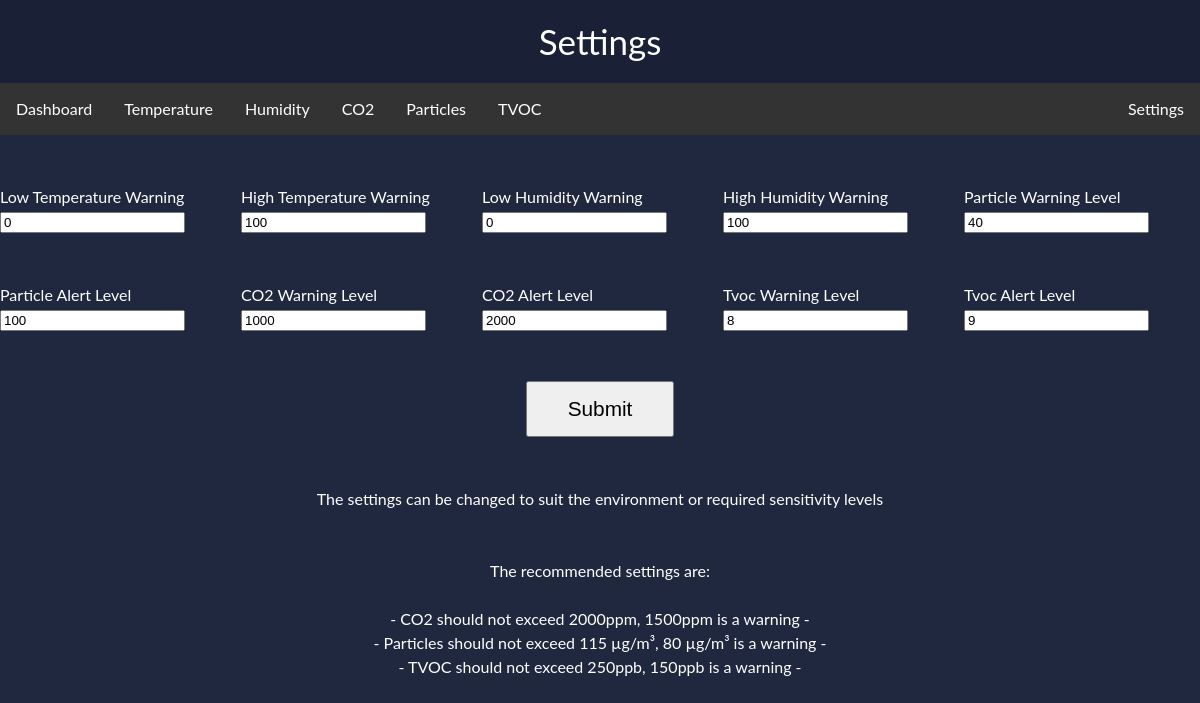
Page /main_settings on the earlier database version.
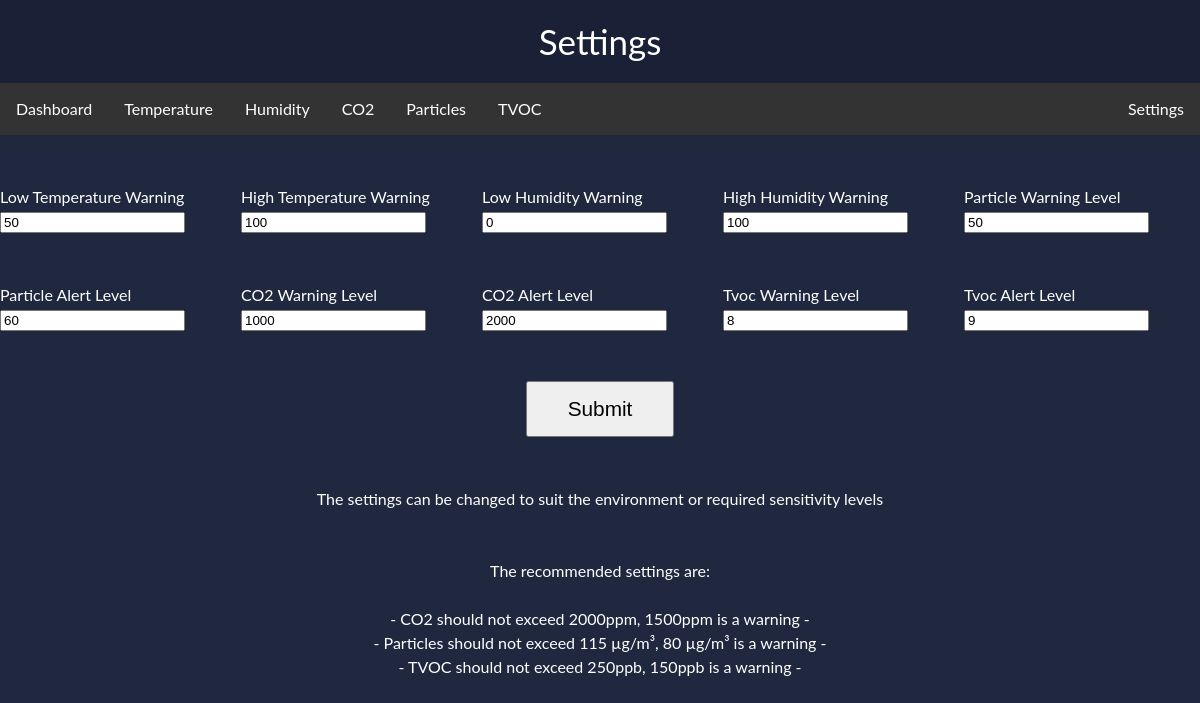
Same page on the later database version.
### app/models.py (models this page shows, shortened)
class Settings(db.Model):
    id = db.Column(db.Integer, primary_key=True)
    temperature_lower_bound = db.Column(
        db.Integer,
        default=0)
    temperature_upper_bound = db.Column(
        db.Integer,
        default=100)
    humidity_lower_bound = db.Column(
        db.Integer,
        default=0)
    humidity_upper_bound = db.Column(
        db.Integer,
        default=100)
    co2_lower_bound = db.Column(
        db.Integer,
        default=1000)
    co2_upper_bound = db.Column(
        db.Integer,
        default=2000)
    particles_lower_bound = db.Column(
        db.Integer,
        default=50)
    particles_upper_bound = db.Column(
        db.Integer,
        default=100)
    tvoc_lower_bound = db.Column(
        db.Integer,
        default=3)
    tvoc_upper_bound = db.Column(
        db.Integer,
        default=5)

### app/routes.py (the view)
@app.route("/main_settings")
def main_settings():
    settings = Settings.query.filter_by(id=0).first()
    return render_template("main_settings.html", settings_data=settings)

### app/templates/main_settings.html (shortened to what this page needs)
<!DOCTYPE html>
<html>
  <head>
    <link rel="stylesheet" href="{{url_for('static', filename='styles/css/main_settings.css')}}">
  </head>
  <body>
    <div class='heading'>Settings</div>
    <div style="position: sticky; top: 0; z-index: 4;">
      <ul>
        <li><a href="/main_dashboard">Dashboard</a></li>
        <li><a href="/main_temperature">Temperature</a></li>
        <li><a href="/main_humidity">Humidity</a></li>
        <li><a href="/main_co2">CO2</a></li>
        <li><a href="/main_particles">Particles</a></li>
        <li><a href="/main_dust">TVOC</a></li>
        <li style="float: right;"><a href="/main_settings">Settings</a></li>
      </ul>
    </div>
    <form method="POST" action="/post_settings">
      <div class="grid-container">
      <div class="grid-item">
        <label>Low Temperature Warning</label>
        <input id  = "temperature_lower_bound" name ="temperature_lower_bound" type="number"
        value={{settings_data.temperature_lower_bound}}>
      </div>
      <div class="grid-item">
        <label>High Temperature Warning</label>
        <input id  = "temperature_upper_bound" name ="temperature_upper_bound" type="number"
        value={{settings_data.temperature_upper_bound}}>
      </div>
      <div class="grid-item">
        <label>Low Humidity Warning</label>
        <input id  = "humidity_lower_bound" name ="humidity_lower_bound" type="number"
        value={{settings_data.humidity_lower_bound}}>
      </div>
      <div class="grid-item">
        <label>High Humidity Warning</label>
        <input id  = "humidity_upper_bound" name ="humidity_upper_bound" type="number"
        value={{settings_data.humidity_upper_bound}}>
     </div>
     <div class="grid-item">
        <label>Particle Warning Level</label>
        <input id  = "particles_lower_bound" name ="particles_lower_bound" type="number"
        value={{settings_data.particles_lower_bound}}>
      </div>
      <div class="grid-item">
        <label>Particle Alert Level</label>
        <input id  = "particles_upper_bound" name ="particles_upper_bound" type="number"
        value={{settings_data.particles_upper_bound}}>
      </div>
      <div class="grid-item">
        <label>CO2 Warning Level</label>
        <input id  = "co2_lower_bound" name ="co2_lower_bound" type="number"
        value={{settings_data.co2_lower_bound}}>
      </div>
      <div class="grid-item">
        <label>CO2 Alert Level</label>
        <input id  = "co2_upper_bound" name ="co2_upper_bound" type="number"
        value={{settings_data.co2_upper_bound}}>
      </div>
      <div class="grid-item">
        <label>Tvoc Warning Level</label>
        <input id  = "tvoc_lower_bound" name ="tvoc_lower_bound" type="number"
        value={{settings_data.tvoc_lower_bound}}>
      </div>
      <div class="grid-item">
        <label>Tvoc Alert Level</label>
        <input id  = "tvoc_upper_bound" name ="tvoc_upper_bound" type="number"
        value={{settings_data.tvoc_upper_bound}}>
      </div>
    </div>
    <div class="submit_button">
    <input type="submit" class="button" value="Submit">
    </div>
    </form>
    <div class="guide">
      The settings can be changed to suit the environment or required sensitivity levels <br><br><br>
      The recommended settings are: <br><br>
      - CO2 should not exceed 2000ppm, 1500ppm is a warning -<br>
      - Particles should not exceed 115 µg/m³, 80 µg/m³ is a warning -<br>
      - TVOC should not exceed 250ppb, 150ppb is a warning -
    </div>
  </body>
</html>

Differences in the rows shown:
changed Settings: temperature_lower_bound "0" → "50"; particles_lower_bound "40" → "50"; particles_upper_bound "100" → "60"
